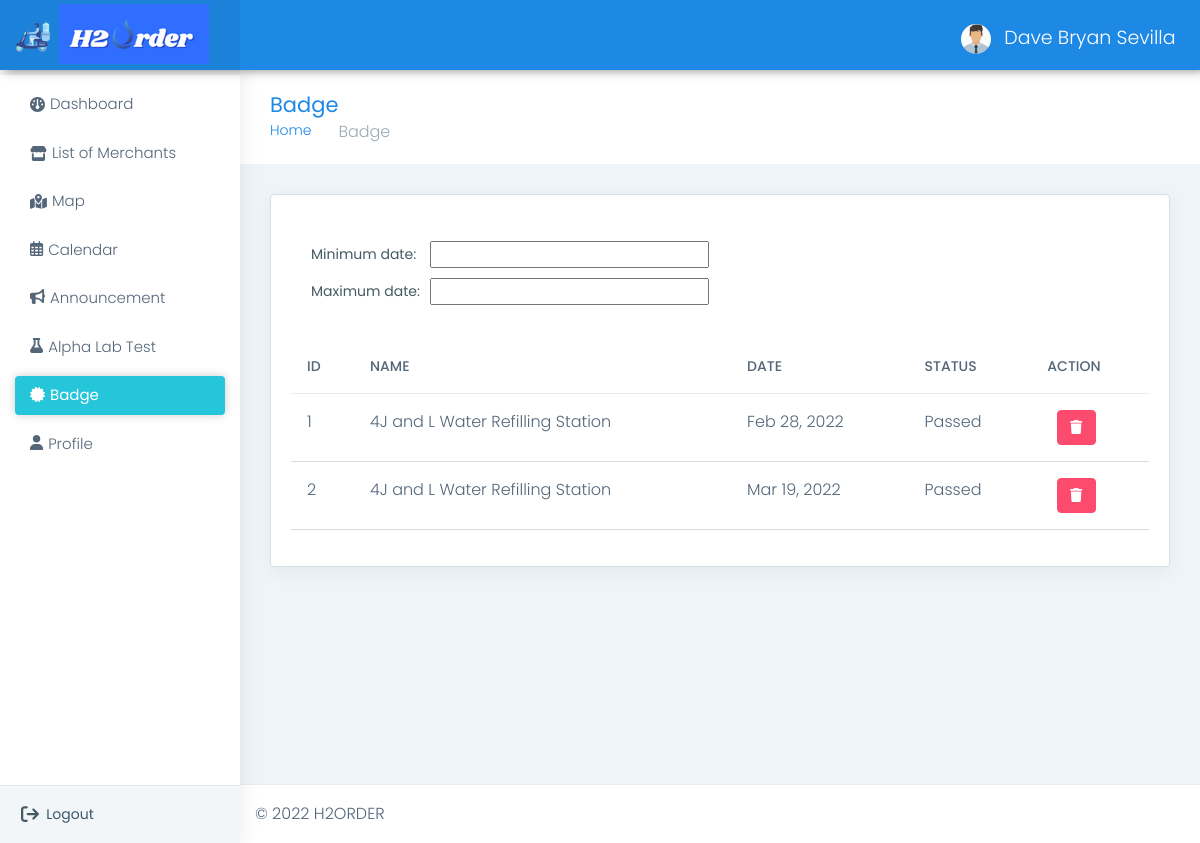
The page /admin/badge.php (signed in) on the database as committed earlier.
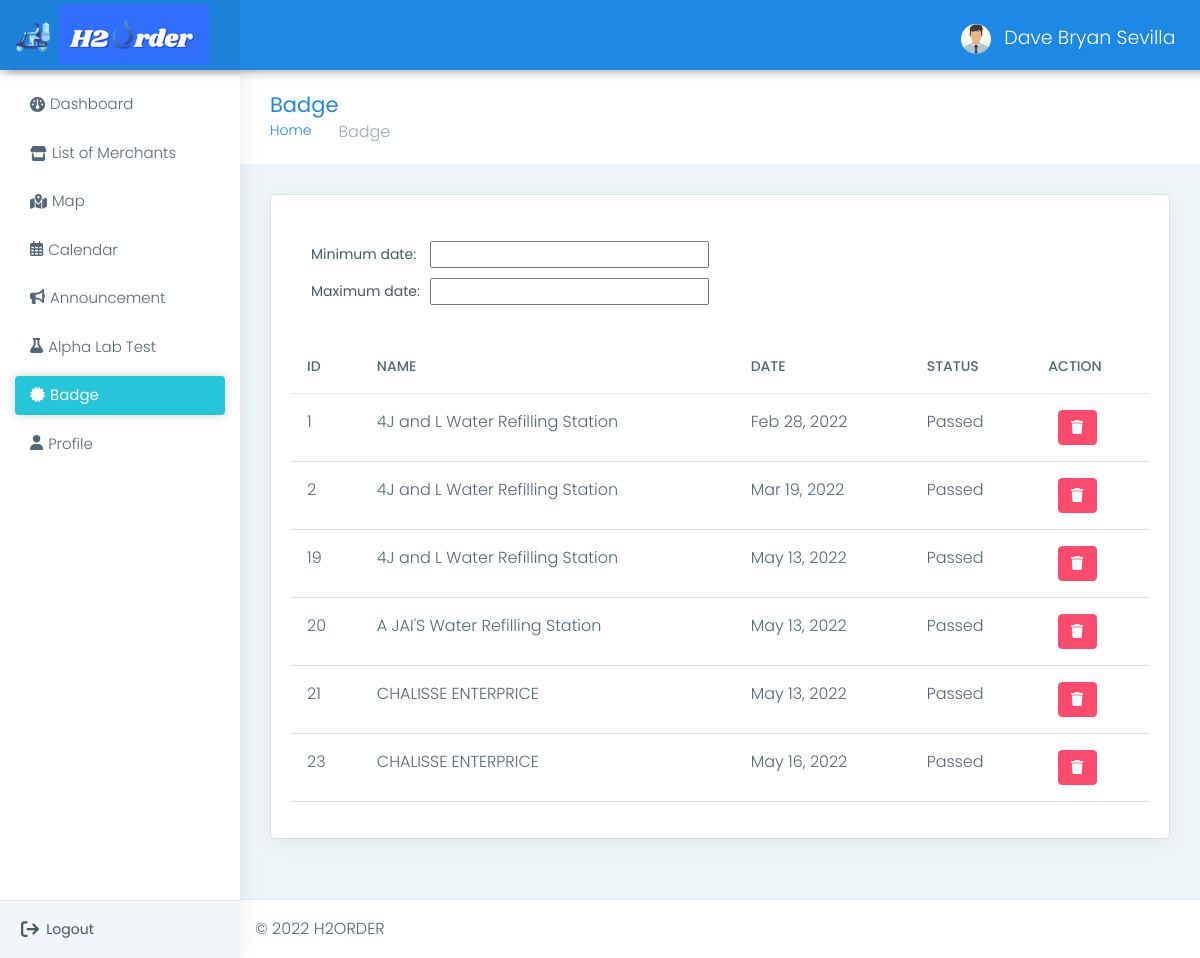
The same page on the database as committed later.
### tables this page shows
CREATE TABLE `inspection` (
  `inspection_id` int(11) NOT NULL,
  `merchant_id` int(11) NOT NULL,
  `date` timestamp NOT NULL DEFAULT CURRENT_TIMESTAMP ON UPDATE CURRENT_TIMESTAMP,
  `file` varchar(255) NOT NULL,
  `status` varchar(50) NOT NULL
);

CREATE TABLE `merchant` (
  `merchant_id` int(11) NOT NULL,
  `username` varchar(255) NOT NULL,
  `password` varchar(255) NOT NULL,
  `business_name` varchar(255) NOT NULL,
  `owner` varchar(255) NOT NULL,
  `address` varchar(255) NOT NULL,
  `barangay` varchar(255) NOT NULL,
  `email` varchar(255) NOT NULL,
  `contact_number` varchar(255) NOT NULL,
  `image` varchar(255) NOT NULL,
  `latitude` varchar(255) NOT NULL,
  `longitude` varchar(255) NOT NULL,
  `opening` time NOT NULL,
  `closing` time NOT NULL,
  `status` varchar(255) NOT NULL
);

### admin/badge.php (the view, shortened to what the changed rows need)
<!DOCTYPE html>
<?php
    require 'name.php';
?>
<html dir="ltr" lang="en">
<head>
    <link href="css/style.min.css" rel="stylesheet">
<link rel="stylesheet" href="https://cdn.datatables.net/1.10.21/css/dataTables.bootstrap4.min.css">
 <link rel='stylesheet' href='https://cdn.datatables.net/buttons/1.2.2/css/buttons.bootstrap.min.css'>
<link rel='stylesheet' href='https://cdn.datatables.net/1.10.24/css/jquery.dataTables.min.css'>
<link rel='stylesheet' href='https://cdn.datatables.net/datetime/1.0.3/css/dataTables.dateTime.min.css'>
</head>
<body>
    <div id="main-wrapper" data-layout="vertical" data-navbarbg="skin5" data-sidebartype="full"
        data-sidebar-position="absolute" data-header-position="absolute" data-boxed-layout="full">
        <div class="page-wrapper">
            <div class="container-fluid">
                <div class="row">
                    <div class="col-sm-12">
                        <div class="card">
                            <div class="card-body">
                                <div class="table-responsive">
     <br>
                                    <table id="table" class="table user-table">
                                        <thead>
                                            <tr>
                                                <th class="border-top-0">ID</th>
                                                <th class="border-top-0">NAME</th>
                                                <th class="border-top-0">DATE</th>
                                                <th class="border-top-0">STATUS</th>
                                                <th class="border-top-0">ACTION</th>
                                            </tr>
                                        </thead>
                                        <tbody>
                                              <?php
                                                   $query = $conn->query("SELECT inspection.inspection_id, merchant.business_name,
                                                          inspection.date,inspection.status
                                                 FROM merchant
                                                 RIGHT JOIN inspection
                                                 ON merchant.merchant_id = inspection.merchant_id
                                                 WHERE inspection.date > DATE_SUB(CURDATE(), INTERVAL 6 MONTH)") or die(mysqli_error());
                                                   while($fetch = $query->fetch_array()){
                                               ?>
                                            <tr>
                                                <td><?php echo $fetch['inspection_id']?></td>
                                                <td><?php echo $fetch['business_name']?></td>
                                                <td><?php echo date("M d, Y", strtotime($fetch['date']))?></td>
                                                <td><?php echo $fetch['status']?></td>
                                                <td>
                                                   <a class = "btn btn-danger" href="delete_inspection.php?inspection_id=<?php echo $fetch['inspection_id']?>" onclick = "confirmationDelete(this); return false;"
                                                     style="color:white; margin-left:10px">
                                                    <i class="fa-solid fa-trash"></i></a></td>
                                            </tr>
                                             <?php
                                                }
                                              ?>
                                            </tbody>
                                        </table>
                                    </div>
                                </div>
                            </div>
                        </div>
                    </div>
            </div>
        </div>
    </div>
</body>
</html>

Rows that differ between the two databases and show on the page:
added inspection: inspection_id "19", merchant.business_name "4J and L Water Refilling Station", date "May 13, 2022", status "Passed"
added inspection: inspection_id "20", merchant.business_name "A JAI'S Water Refilling Station", date "May 13, 2022", status "Passed"
added inspection: inspection_id "21", merchant.business_name "CHALISSE ENTERPRICE", date "May 13, 2022", status "Passed"
added inspection: inspection_id "23", merchant.business_name "CHALISSE ENTERPRICE", date "May 16, 2022", status "Passed"
